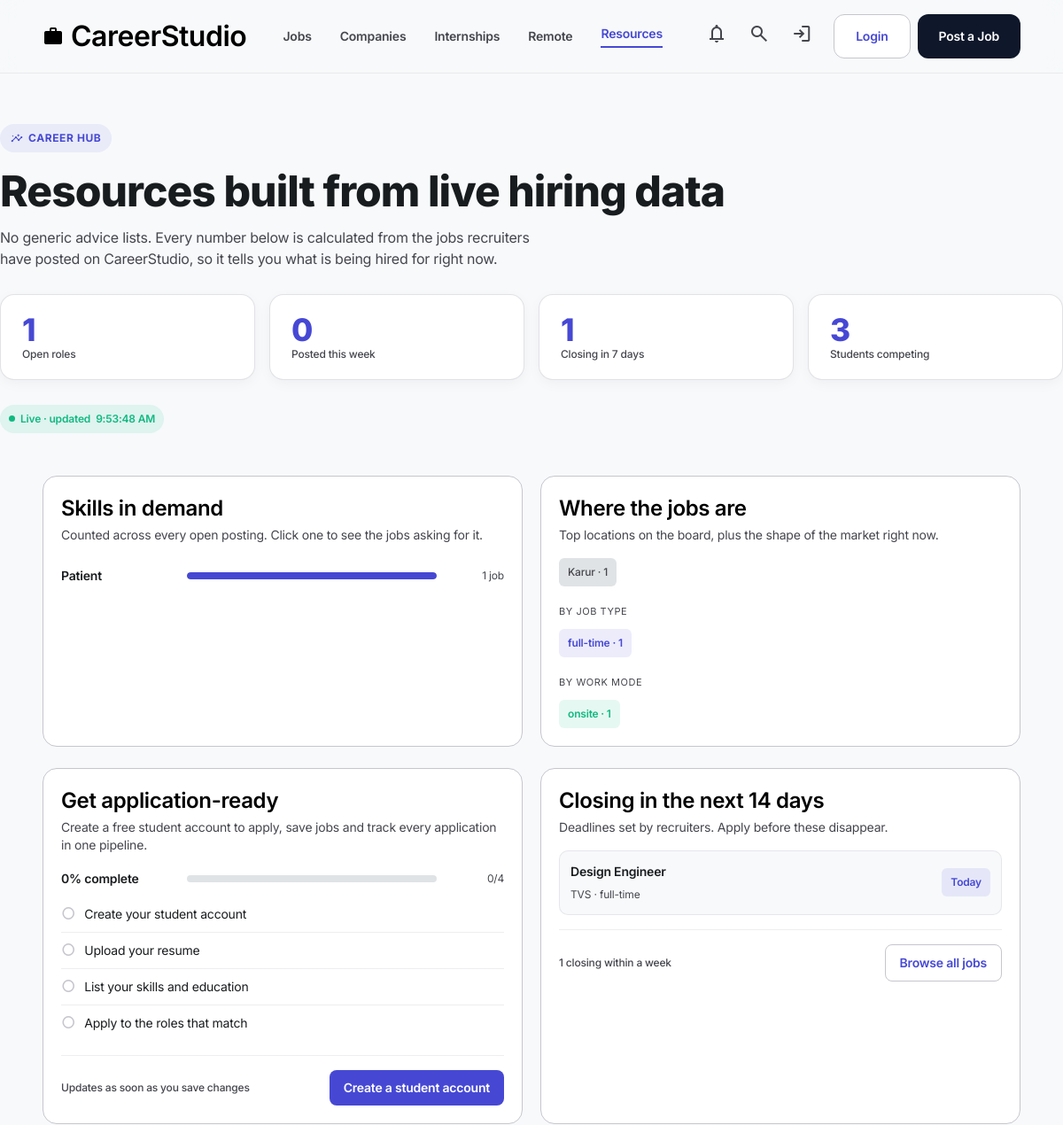
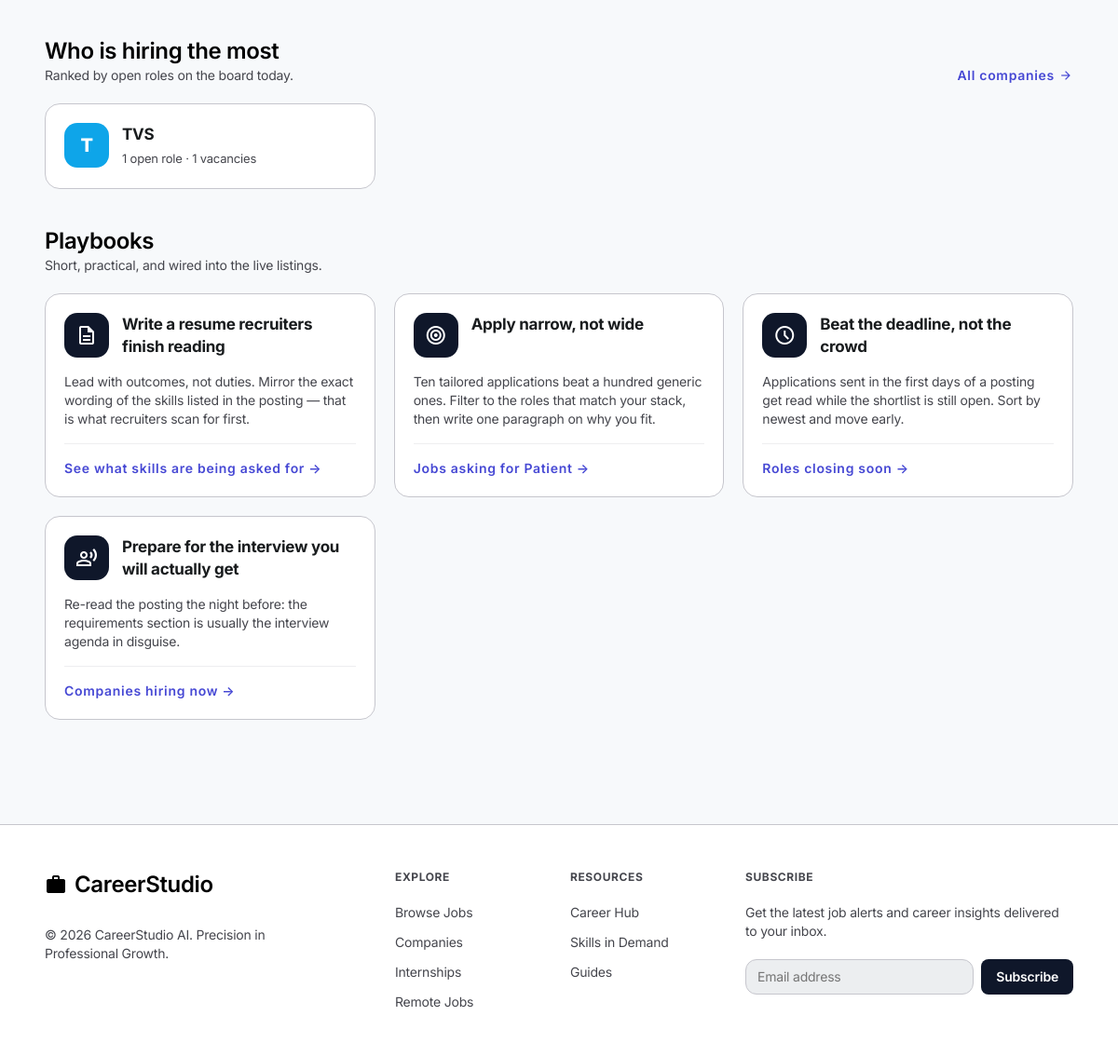
The app's page /resources.php with its own data (2 pictures, top to bottom).
### tables this page shows
CREATE TABLE `jobs` (
  `id` int(10) UNSIGNED NOT NULL,
  `company_id` int(10) UNSIGNED NOT NULL,
  `title` varchar(150) NOT NULL,
  `description` text NOT NULL,
  `requirements` text DEFAULT NULL,
  `skills_required` varchar(500) DEFAULT NULL,
  `salary` varchar(100) DEFAULT NULL,
  `job_type` enum('full-time','part-time','internship','contract') NOT NULL,
  `location` varchar(150) DEFAULT NULL,
  `work_mode` enum('remote','hybrid','onsite') NOT NULL DEFAULT 'onsite',
  `vacancy_count` smallint(5) UNSIGNED NOT NULL DEFAULT 1,
  `deadline` date DEFAULT NULL,
  `status` enum('open','closed') NOT NULL DEFAULT 'open',
  `created_at` datetime NOT NULL DEFAULT current_timestamp(),
  `updated_at` datetime NOT NULL DEFAULT current_timestamp() ON UPDATE current_timestamp()
);

CREATE TABLE `companies` (
  `id` int(10) UNSIGNED NOT NULL,
  `user_id` int(10) UNSIGNED NOT NULL,
  `company_name` varchar(150) NOT NULL,
  `description` text DEFAULT NULL,
  `website` varchar(255) DEFAULT NULL,
  `location` varchar(150) DEFAULT NULL,
  `created_at` datetime NOT NULL DEFAULT current_timestamp(),
  `updated_at` datetime NOT NULL DEFAULT current_timestamp() ON UPDATE current_timestamp(),
  `industry` varchar(150) DEFAULT NULL,
  `company_size` varchar(100) DEFAULT NULL
);

### resources.php (the view, shortened to what the rows shown need)
<?php
$pdo = get_db();
$skillCounts = [];
$skillLabels = [];
foreach ($pdo->query('SELECT skills_required FROM jobs WHERE status = "open" AND skills_required IS NOT NULL') as $row) {
    foreach (preg_split('/[,;|\/]+/', (string) $row['skills_required']) as $skill) {
        $skill = trim($skill);
        $key = mb_strtolower($skill);
        $skillCounts[$key] = ($skillCounts[$key] ?? 0) + 1;
        $skillLabels[$key] = $skillLabels[$key] ?? $skill;
    }
}
arsort($skillCounts);
$topSkills = array_slice($skillCounts, 0, 10, true);
$maxSkill = $topSkills ? max($topSkills) : 1;
$topCompanies = $pdo->query(
    'SELECT c.id, c.company_name, COUNT(j.id) AS open_roles,
            COALESCE(SUM(j.vacancy_count), 0) AS vacancies
     FROM companies c
     INNER JOIN jobs j ON j.company_id = c.id AND j.status = "open"
     GROUP BY c.id, c.company_name
     ORDER BY open_roles DESC, vacancies DESC
     LIMIT 6'
)->fetchAll();
$closingSoon = $pdo->query(
    'SELECT j.id, j.title, j.deadline, j.job_type, c.company_name
     FROM jobs j
     INNER JOIN companies c ON j.company_id = c.id
     WHERE j.status = "open" AND j.deadline IS NOT NULL
       AND j.deadline BETWEEN CURDATE() AND DATE_ADD(CURDATE(), INTERVAL 14 DAY)
     ORDER BY j.deadline ASC
     LIMIT 6'
)->fetchAll();
$checklistTitle = 'Get application-ready';
require __DIR__ . '/site-nav.php';
?>
<main>
  <section class="container page-hero">
    <h1 class="display-lg">Resources built from live hiring data</h1>
  </section>
  <section class="container" id="skills" style="padding-top: 24px;">
    <div class="card-grid card-grid-2">
      <div class="entity-card">
        <div>
          <h2 class="headline-md">Skills in demand</h2>
        </div>
        <?php if (!$topSkills): ?>
          <p class="body-sm text-variant">No skills listed on the open jobs yet.</p>
        <?php else: ?>
          <div>
            <?php foreach ($topSkills as $key => $count): ?>
              <a class="meter-row" href="jobs.php?title=<?= e(rawurlencode($skillLabels[$key])) ?>">
                <span class="meter-name"><?= e($skillLabels[$key]) ?></span>
                <span class="meter-track">
                  <span class="meter-fill" style="width: <?= (int) round($count / $maxSkill * 100) ?>%;"></span>
                </span>
                <span class="meter-count"><?= $count ?> job<?= $count === 1 ? '' : 's' ?></span>
              </a>
            <?php endforeach; ?>
          </div>
        <?php endif; ?>
      </div>
      <div class="entity-card">
        <div>
          <h2 class="headline-md">Where the jobs are</h2>
        </div>
      </div>
    </div>
  </section>
  <section class="container" id="deadlines" style="padding-top: 24px;">
    <div class="card-grid card-grid-2">
      <div class="entity-card">
        <div>
          <h2 class="headline-md"><?= e($checklistTitle) ?></h2>
        </div>
      </div>
      <div class="entity-card">
        <div>
          <h2 class="headline-md">Closing in the next 14 days</h2>
        </div>
        <?php if (!$closingSoon): ?>
          <p class="body-sm text-variant">Nothing closing soon — a good week to apply without rushing.</p>
        <?php else: ?>
          <div class="opening-list">
            <?php foreach ($closingSoon as $job):
                $daysLeft = (int) floor((strtotime($job['deadline']) - strtotime(date('Y-m-d'))) / 86400);
            ?>
              <a class="opening-row" href="jobs.php?id=<?= (int) $job['id'] ?>">
                <span>
                  <span class="opening-title"><?= e($job['title']) ?></span><br>
                  <span class="opening-meta"><?= e($job['company_name']) ?> &middot; <?= e($job['job_type']) ?></span>
                </span>
                <span class="chip <?= $daysLeft <= 3 ? 'chip-accent' : '' ?>">
                  <?= $daysLeft <= 0 ? 'Today' : $daysLeft . 'd left' ?>
                </span>
              </a>
            <?php endforeach; ?>
          </div>
        <?php endif; ?>
      </div>
    </div>
  </section>
  <?php if ($topCompanies): ?>
    <section class="container" style="padding-top: 40px;">
      <div class="section-title">
        <div>
          <h2 class="headline-md">Who is hiring the most</h2>
        </div>
      </div>
      <div class="card-grid">
        <?php foreach ($topCompanies as $company): ?>
          <a class="entity-card hover-lift" href="companies.php?id=<?= (int) $company['id'] ?>">
            <div class="entity-head">
              <div class="entity-logo" style="background: <?= e(avatar_color($company['company_name'])) ?>;">
                <?= e(initials($company['company_name'])) ?>
              </div>
              <div>
                <h3 class="entity-title"><?= e($company['company_name']) ?></h3>
                <div class="entity-sub">
                  <?= (int) $company['open_roles'] ?> open role<?= (int) $company['open_roles'] === 1 ? '' : 's' ?>
                  &middot; <?= (int) $company['vacancies'] ?> vacancies
                </div>
              </div>
            </div>
          </a>
        <?php endforeach; ?>
      </div>
    </section>
  <?php endif; ?>
  <section class="container" id="guides" style="padding-top: 40px; padding-bottom: 64px;">
    <div class="section-title">
      <div>
        <h2 class="headline-md">Playbooks</h2>
      </div>
    </div>
  </section>
</main>
<?php require __DIR__ . '/site-footer.php'; ?>

### records on screen
jobs: skills_required "Patient", $count / $maxSkill * 100 100 (drawn), count "1", title "Design Engineer", company.company_name "TVS", job_type "full-time", deadline "Today"
companies: company_name "T", company_name "TVS", open_roles "1", vacancies "1"

### other values on screen
$item['label'] "Jobs"
$item['label'] "Companies"
$item['label'] "Internships"
$item['label'] "Remote"
$item['label'] "Resources"
$openJobs "1"
$postedWeek "0"
$closingSoonCount "1"
$studentCount "3"
$row['location'] "Karur"
$row['total'] "1"
$row['job_type'] "full-time"
$row['work_mode'] "onsite"
$checklistTitle "Get application-ready"
$checklistNote "Create a free student account to apply, save jobs and track every application in one pipeline."
